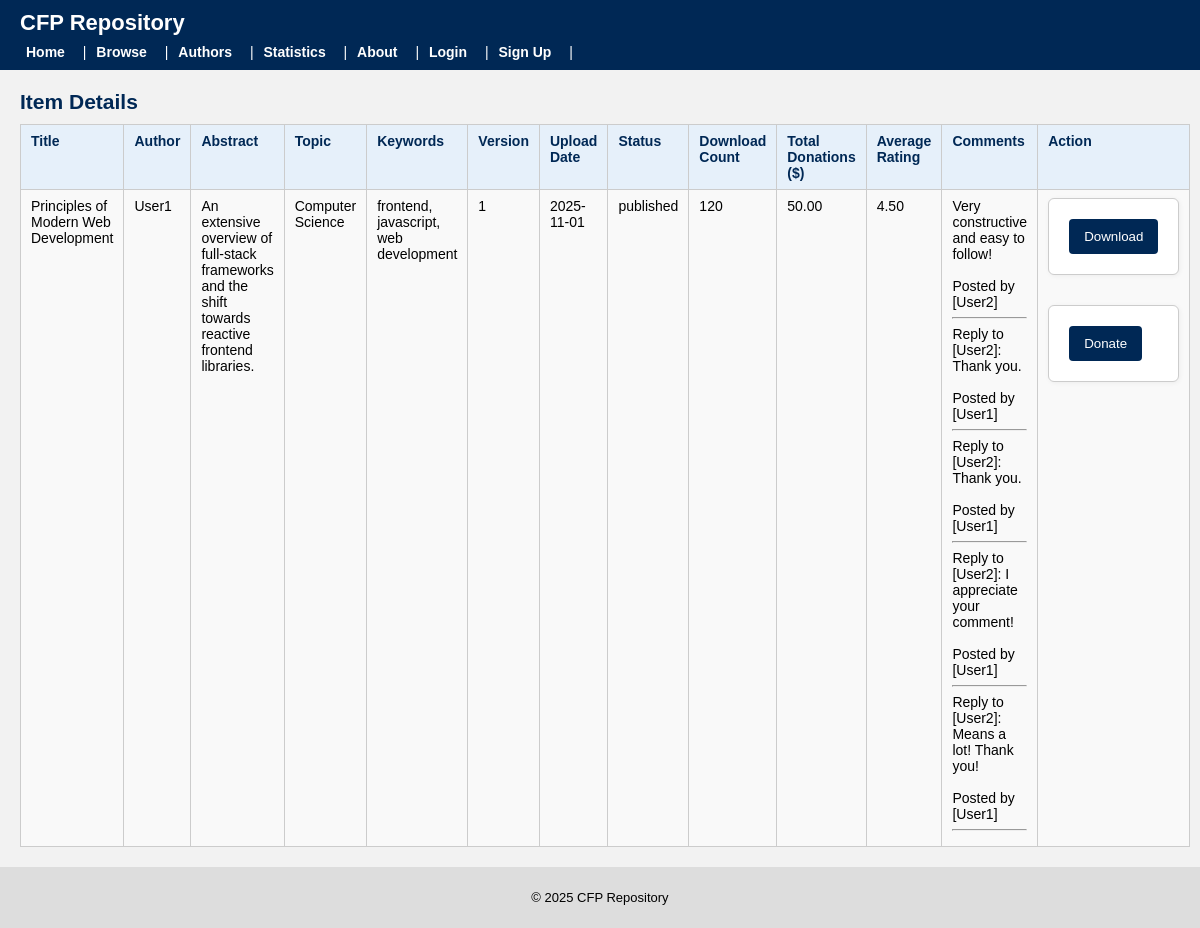
The app's page /item.php?text_id=1, older data.
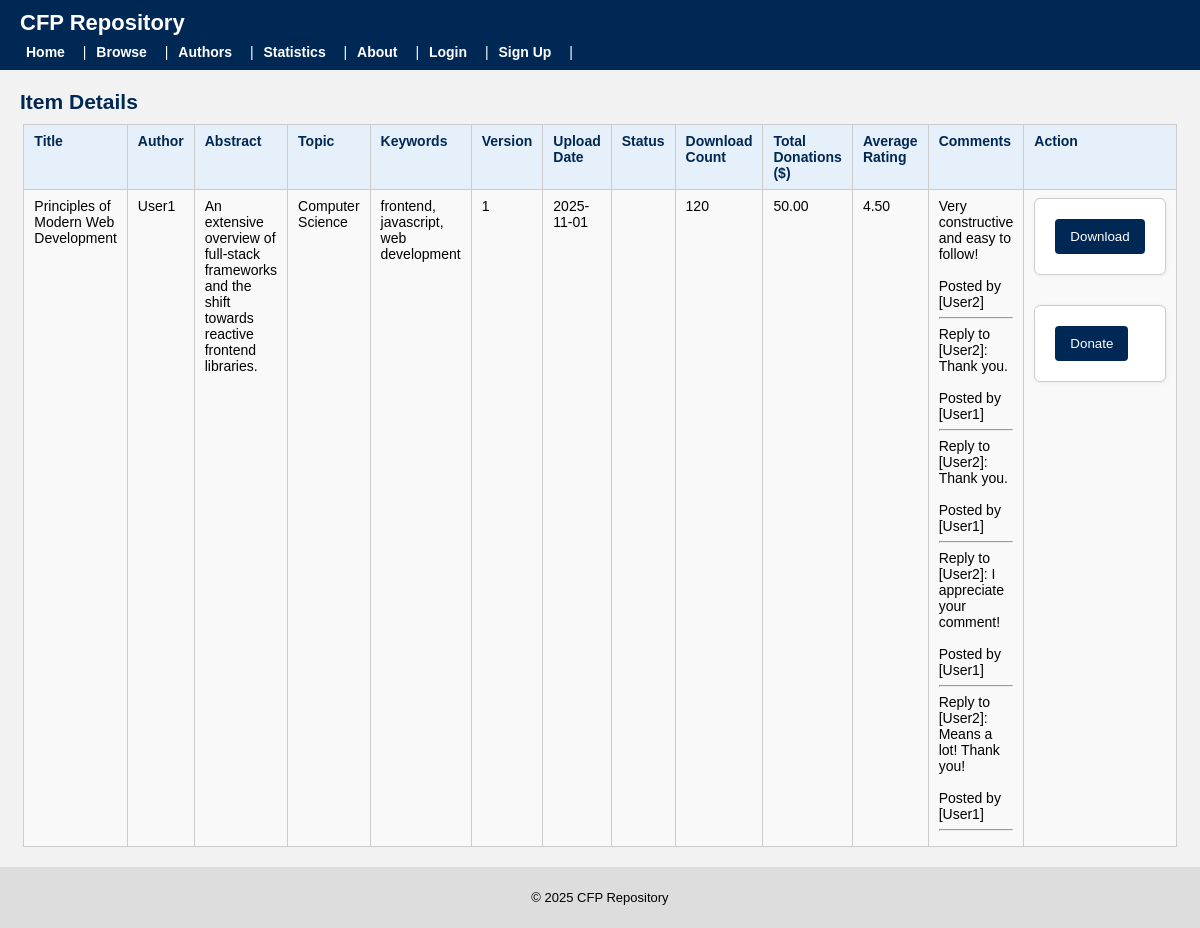
The same page, newer data.
### tables this page shows
CREATE TABLE `text` (
  `text_id` int(11) NOT NULL,
  `author_orcid` varchar(20) DEFAULT NULL,
  `title` varchar(255) NOT NULL,
  `abstract` text DEFAULT NULL,
  `topic` varchar(100) DEFAULT NULL,
  `version` int(11) NOT NULL DEFAULT 1,
  `upload_date` date NOT NULL,
  `status` enum('draft','under_review','published','archived') DEFAULT 'draft',
  `download_count` int(11) DEFAULT NULL,
  `total_donations` decimal(10,2) DEFAULT NULL,
  `avg_rating` decimal(3,2) DEFAULT NULL
);

CREATE TABLE `member` (
  `member_id` int(11) NOT NULL,
  `name` varchar(100) NOT NULL,
  `organization` varchar(100) NOT NULL,
  `primary_email` varchar(100) NOT NULL,
  `recovery_email` varchar(100) DEFAULT NULL,
  `password_hash` varchar(255) NOT NULL,
  `pseudonym` varchar(50) NOT NULL,
  `verification_matrix` varchar(255) DEFAULT NULL,
  `matrix_expiry_date` date DEFAULT NULL,
  `join_date` date NOT NULL,
  `status` enum('active','suspended','blacklisted') DEFAULT 'active',
  `download_limit` int(11) DEFAULT NULL,
  `street` varchar(100) DEFAULT NULL,
  `city` varchar(50) DEFAULT NULL,
  `state` varchar(50) DEFAULT NULL,
  `country` varchar(50) DEFAULT NULL,
  `postal_code` varchar(20) DEFAULT NULL,
  `introduced_by` int(11) DEFAULT NULL
);

### item.php (the view, shortened to what the changed rows need)
<?php
require 'db.php';
include 'header.php';
$text_id = (int) $_GET['text_id'];
$sql_text_details = "SELECT * FROM text WHERE text_id = $text_id";
$result_text_details = mysqli_query($conn, $sql_text_details);
if ($result_text_details) {
    if (mysqli_num_rows($result_text_details) > 0) {
        $first_row = mysqli_fetch_assoc($result_text_details);
        $show_actions_column = ($first_row['status'] !== 'under_review');
        $rows = array();
        $rows[] = $first_row;
        echo '
        <h2>Item Details</h2>
            <table border="1">
                <tr>
                    <th>Title</th>
                    <th>Author</th>
                    <th>Abstract</th>
                    <th>Topic</th>
                    <th>Keywords</th>
                    <th>Version</th>
                    <th>Upload Date</th>
                    <th>Status</th>
                    <th>Download Count</th>
                    <th>Total Donations ($)</th>
                    <th>Average Rating</th>
                    <th>Comments</th>';
        if ($show_actions_column) {
            echo '<th>Action</th>';
        }
        echo '
                </tr>
        ';
        foreach ($rows as $row) {
            $keywords = array();
            $text_id = (int)$row['text_id'];
            $author_name = "-";
            if (!empty($row['author_orcid'])) {
                $author_orcid_sql = mysqli_real_escape_string($conn, $row['author_orcid']);
                $sql_author_name = "
                    SELECT m.name
                    FROM author a
                    JOIN member m
                        ON a.member_id = m.member_id
                    WHERE a.orcid = '$author_orcid_sql'
                    LIMIT 1
                ";
                $result_author_name = mysqli_query($conn, $sql_author_name);
                if ($result_author_name && mysqli_num_rows($result_author_name) > 0) {
                    $row_author_name = mysqli_fetch_assoc($result_author_name);
                    $author_name = $row_author_name['name'];
                }
            }
            $sql_text_keywords = "SELECT keyword
                                FROM text_keyword
                                WHERE text_id = $text_id";
            $result_text_keywords = mysqli_query($conn, $sql_text_keywords);
            while ($row_kw = mysqli_fetch_assoc($result_text_keywords)) {
                $keywords[] = $row_kw['keyword'];
            }
            $comments = array();
            $sql_text_comments = "SELECT comment_id, member_id, content
                                  FROM comment
                                  WHERE text_id = $text_id";
            $result_text_comments = mysqli_query($conn, $sql_text_comments);
            while ($row_comments = mysqli_fetch_assoc($result_text_comments)) {
                $comment = $row_comments['content'];
                $sql_member_name = "SELECT name
                                    FROM member
                                    WHERE member_id = " . (int)$row_comments['member_id'];
                $result_member_name = mysqli_query($conn, $sql_member_name);
                $row_member_name = mysqli_fetch_assoc($result_member_name);
                $member_name = $row_member_name['name'];
                $comments[]    = $comment . "\n\n" . "Posted by [$member_name]";
            }
            $keywords_string = implode(", ", $keywords);
            echo '
                <tr>
                    <td>' . htmlspecialchars($row['title']) . '</td>
                    <td>' . htmlspecialchars($author_name) . '</td>
                    <td>' . htmlspecialchars($row['abstract']) . '</td>
                    <td>' . htmlspecialchars($row['topic']) . '</td>
                    <td>' . htmlspecialchars($keywords_string) . '</td>
                    <td>' . htmlspecialchars($row['version']) . '</td>
                    <td>' . htmlspecialchars($row['upload_date']) . '</td>
                    <td>' . htmlspecialchars($row['status']) . '</td>
                    <td>' . htmlspecialchars($row['download_count']) . '</td>
                    <td>' . htmlspecialchars($row['total_donations']) . '</td>
                    <td>' . htmlspecialchars($row['avg_rating']) . '</td>
                    <td>';
                    for ($i = 0; $i < count($comments); $i++) {
                        echo nl2br(htmlspecialchars($comments[$i])) . '<br>';
                        echo '<hr>';
                    }
                    echo   '</td>';
                    if ($show_actions_column) {
                        echo '
                    <td>
                        <form method="post" action="download.php">
                            <input type="hidden" name="text_id" value="'. $row['text_id'] . '">
                            <button type="submit" name="download">Download</button>
                        </form>
                        <form method="post" action="donate.php">
                            <input type="hidden" name="text_id" value="'. htmlspecialchars($row['text_id']) . '">
                            <button type="submit" name="donate">Donate</button>
                        </form>
                    ';
                        echo '
                    </td>
                ';
                    }
            echo '
                </tr>
            ';
        }
        echo '</table>';
    }
}
?>
<?php include 'footer.php'; ?>

Row changes from the older to the newer data that the page shows:
changed text "Principles of Modern Web Development": status "published" → (not shown)
